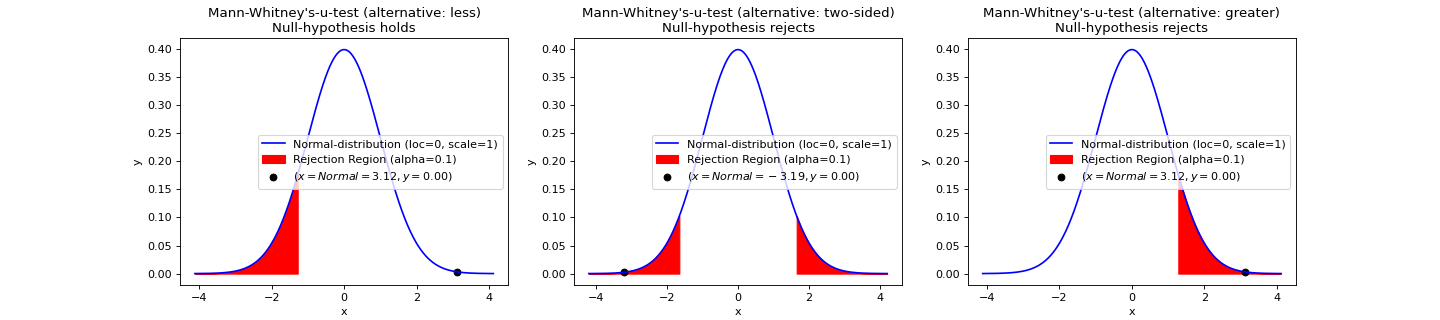

Reproduce this figure in Python.
import numpy as np
from teilab.utils import subplots_create
from teilab.statistics import mann_whitney_u_test
fig, axes = subplots_create(ncols=3, figsize=(18,4), style="matplotlib")
A = np.array([1.83, 1.50, 1.62, 2.48, 1.68, 1.88, 1.55, 3.06, 1.30, 2.01, 3.11])
B = np.array([0.88, 0.65, 0.60, 1.05, 1.06, 1.29, 1.06, 2.14, 1.29])
for ax,alternative in zip(axes,["less","two-sided","greater"]):
    mann_whitney_u_test(A, B, alternative=alternative, plot=True, alpha=.1, ax=ax)
fig.show()
